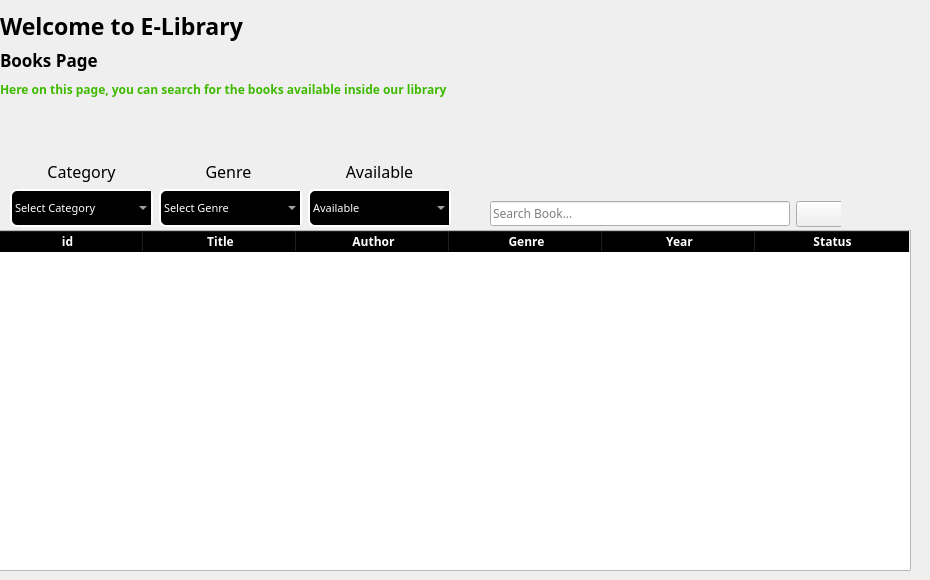
       <widget class="QWidget" name="books_page">
        <widget class="QTableWidget" name="books_table_widget">
         <property name="geometry">
          <rect>
           <x>-10</x>
           <y>230</y>
           <width>921</width>
           <height>341</height>
          </rect>
         </property>
         <property name="font">
          <font>
           <family>Sitka</family>
          </font>
         </property>
         <property name="styleSheet">
          <string notr="true">QHeaderView::section{
	font-weight: bold;
	background-color: black;
	color: white;
}

QTableWidget{
	alternate-background-color: 
	color: rgb(66, 199, 0);
}</string>
         </property>
         <property name="editTriggers">
          <set>QAbstractItemView::EditTrigger::NoEditTriggers</set>
         </property>
         <property name="alternatingRowColors">
          <bool>true</bool>
         </property>
         <attribute name="horizontalHeaderMinimumSectionSize">
          <number>35</number>
         </attribute>
         <attribute name="horizontalHeaderDefaultSectionSize">
          <number>153</number>
         </attribute>
         <attribute name="verticalHeaderDefaultSectionSize">
          <number>37</number>
         </attribute>
         <column>
          <property name="text">
           <string>id</string>
          </property>
         </column>
         <column>
          <property name="text">
           <string>Title</string>
          </property>
         </column>
         <column>
          <property name="text">
           <string>Author</string>
          </property>
         </column>
         <column>
          <property name="text">
           <string>Genre</string>
          </property>
         </column>
         <column>
          <property name="text">
           <string>Year</string>
          </property>
         </column>
         <column>
          <property name="text">
           <string>Status</string>
          </property>
         </column>
        </widget>
        <widget class="QWidget" name="combobox_widget" native="true">
         <property name="geometry">
          <rect>
           <x>10</x>
           <y>140</y>
           <width>451</width>
           <height>91</height>
          </rect>
         </property>
         <property name="styleSheet">
          <string notr="true">
QComboBox{
	border: 2px solid white;
	border-radius: 7px;
	padding: 1px 18px 1px 3px;
	background-color:black;
	color: white;
	height: 35px;
	padding-left: 3px;
}</string>
         </property>
         <widget class="QWidget" name="layoutWidget">
          <property name="geometry">
           <rect>
            <x>0</x>
            <y>20</y>
            <width>441</width>
            <height>67</height>
           </rect>
          </property>
          <layout class="QHBoxLayout" name="horizontalLayout_4">
           <item>
            <layout class="QVBoxLayout" name="verticalLayout_4">
             <item>
              <widget class="QLabel" name="category_label">
               <property name="font">
                <font>
                 <family>Sitka</family>
                 <pointsize>12</pointsize>
                </font>
               </property>
               <property name="styleSheet">
                <string notr="true"/>
               </property>
               <property name="text">
                <string>Category</string>
               </property>
               <property name="alignment">
                <set>Qt::AlignmentFlag::AlignCenter</set>
               </property>
              </widget>
             </item>
             <item>
              <widget class="QComboBox" name="category_combo">
               <property name="font">
                <font>
                 <family>Sitka</family>
                 <pointsize>8</pointsize>
                </font>
               </property>
               <property name="placeholderText">
                <string>Select Category</string>
               </property>
               <item>
                <property name="text">
                 <string>Fiction</string>
                </property>
               </item>
               <item>
                <property name="text">
                 <string>Non-Fiction</string>
                </property>
               </item>
              </widget>
             </item>
            </layout>
           </item>
           <item>
            <layout class="QVBoxLayout" name="verticalLayout_6">
             <item>
              <widget class="QLabel" name="genre_label">
               <property name="font">
                <font>
                 <family>Sitka</family>
                 <pointsize>12</pointsize>
                </font>
               </property>
               <property name="styleSheet">
                <string notr="true"/>
               </property>
               <property name="text">
                <string>Genre </string>
               </property>
               <property name="alignment">
                <set>Qt::AlignmentFlag::AlignCenter</set>
               </property>
              </widget>
             </item>
             <item>
              <widget class="QComboBox" name="genre_combo">
               <property name="font">
                <font>
                 <family>Sitka</family>
                 <pointsize>8</pointsize>
                </font>
               </property>
               <property name="placeholderText">
                <string>Select Genre</string>
               </property>
              </widget>
             </item>
            </layout>
           </item>
           <item>
            <layout class="QVBoxLayout" name="verticalLayout_5">
             <item>
              <widget class="QLabel" name="available_label">
               <property name="font">
                <font>
                 <family>Sitka</family>
                 <pointsize>12</pointsize>
                </font>
               </property>
               <property name="styleSheet">
                <string notr="true"/>
               </property>
               <property name="text">
                <string>Available</string>
               </property>
               <property name="alignment">
                <set>Qt::AlignmentFlag::AlignCenter</set>
               </property>
              </widget>
             </item>
             <item>
              <widget class="QComboBox" name="available_combo">
               <property name="font">
                <font>
                 <family>Sitka</family>
                 <pointsize>8</pointsize>
                </font>
               </property>
               <item>
                <property name="text">
                 <string>Available</string>
                </property>
               </item>
               <item>
                <property name="text">
                 <string>Borrowed</string>
                </property>
               </item>
              </widget>
             </item>
            </layout>
           </item>
          </layout>
         </widget>
        </widget>
        <widget class="QWidget" name="widget_5" native="true">
         <property name="geometry">
          <rect>
           <x>480</x>
           <y>180</y>
           <width>361</width>
           <height>51</height>
          </rect>
         </property>
         <widget class="QWidget" name="layoutWidget">
          <property name="geometry">
           <rect>
            <x>10</x>
            <y>20</y>
            <width>358</width>
            <height>28</height>
           </rect>
          </property>
          <layout class="QHBoxLayout" name="horizontalLayout_5">
           <item>
            <widget class="QLineEdit" name="books_search">
             <property name="minimumSize">
              <size>
               <width>300</width>
               <height>25</height>
              </size>
             </property>
             <property name="maximumSize">
              <size>
               <width>300</width>
               <height>25</height>
              </size>
             </property>
             <property name="font">
              <font>
               <family>Sitka</family>
              </font>
             </property>
             <property name="placeholderText">
              <string>Search Book...</string>
             </property>
            </widget>
           </item>
           <item>
            <widget class="QPushButton" name="search_button_2">
             <property name="minimumSize">
              <size>
               <width>50</width>
               <height>26</height>
              </size>
             </property>
             <property name="maximumSize">
              <size>
               <width>50</width>
               <height>26</height>
              </size>
             </property>
             <property name="text">
              <string/>
             </property>
             <property name="icon">
              <iconset resource="resources.qrc">
               <normaloff>:/icons/search_icon.svg</normaloff>:/icons/search_icon.svg</iconset>
             </property>
             <property name="checkable">
              <bool>false</bool>
             </property>
            </widget>
           </item>
          </layout>
         </widget>
        </widget>
        <widget class="QWidget" name="layoutWidget">
         <property name="geometry">
          <rect>
           <x>0</x>
           <y>10</y>
           <width>531</width>
           <height>91</height>
          </rect>
         </property>
         <layout class="QVBoxLayout" name="verticalLayout_11">
          <item>
           <widget class="QLabel" name="label_2">
            <property name="font">
             <font>
              <family>Sitka</family>
              <pointsize>17</pointsize>
              <bold>true</bold>
             </font>
            </property>
            <property name="text">
             <string>Welcome to E-Library </string>
            </property>
           </widget>
          </item>
          <item>
           <widget class="QLabel" name="label_7">
            <property name="font">
             <font>
              <family>Sitka</family>
              <pointsize>13</pointsize>
              <bold>true</bold>
             </font>
            </property>
            <property name="text">
             <string>Books Page</string>
            </property>
           </widget>
          </item>
          <item>
           <widget class="QLabel" name="label_8">
            <property name="font">
             <font>
              <family>Sitka</family>
              <bold>true</bold>
             </font>
            </property>
            <property name="styleSheet">
             <string notr="true">color: rgb(62, 186, 0);</string>
            </property>
            <property name="text">
             <string>Here on this page, you can search for the books available inside our library</string>
            </property>
           </widget>
          </item>
         </layout>
        </widget>
       </widget>
